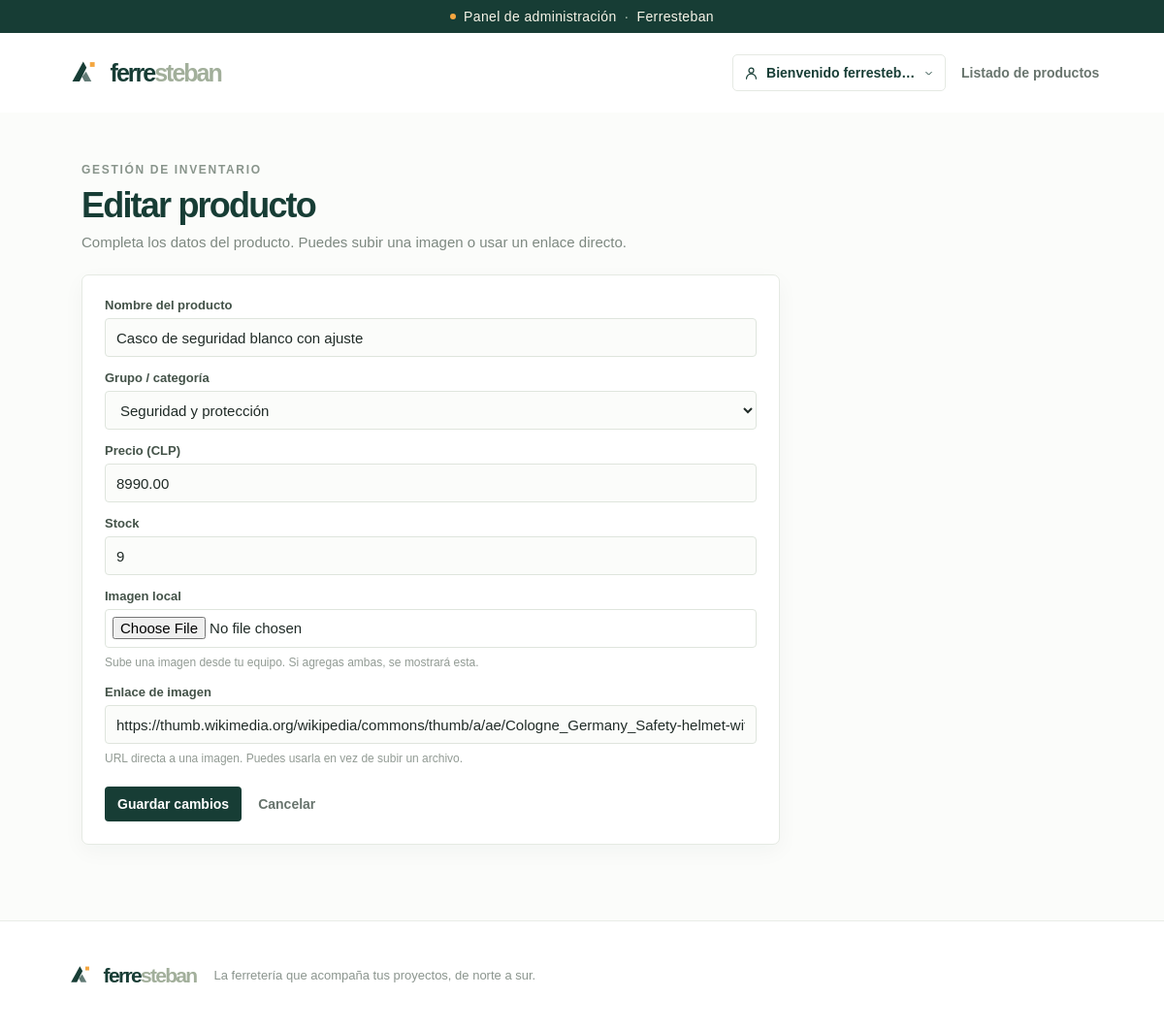
/productos/panel-administrador/productos/34/editar/ (signed in), run on an earlier commit of the app's database.
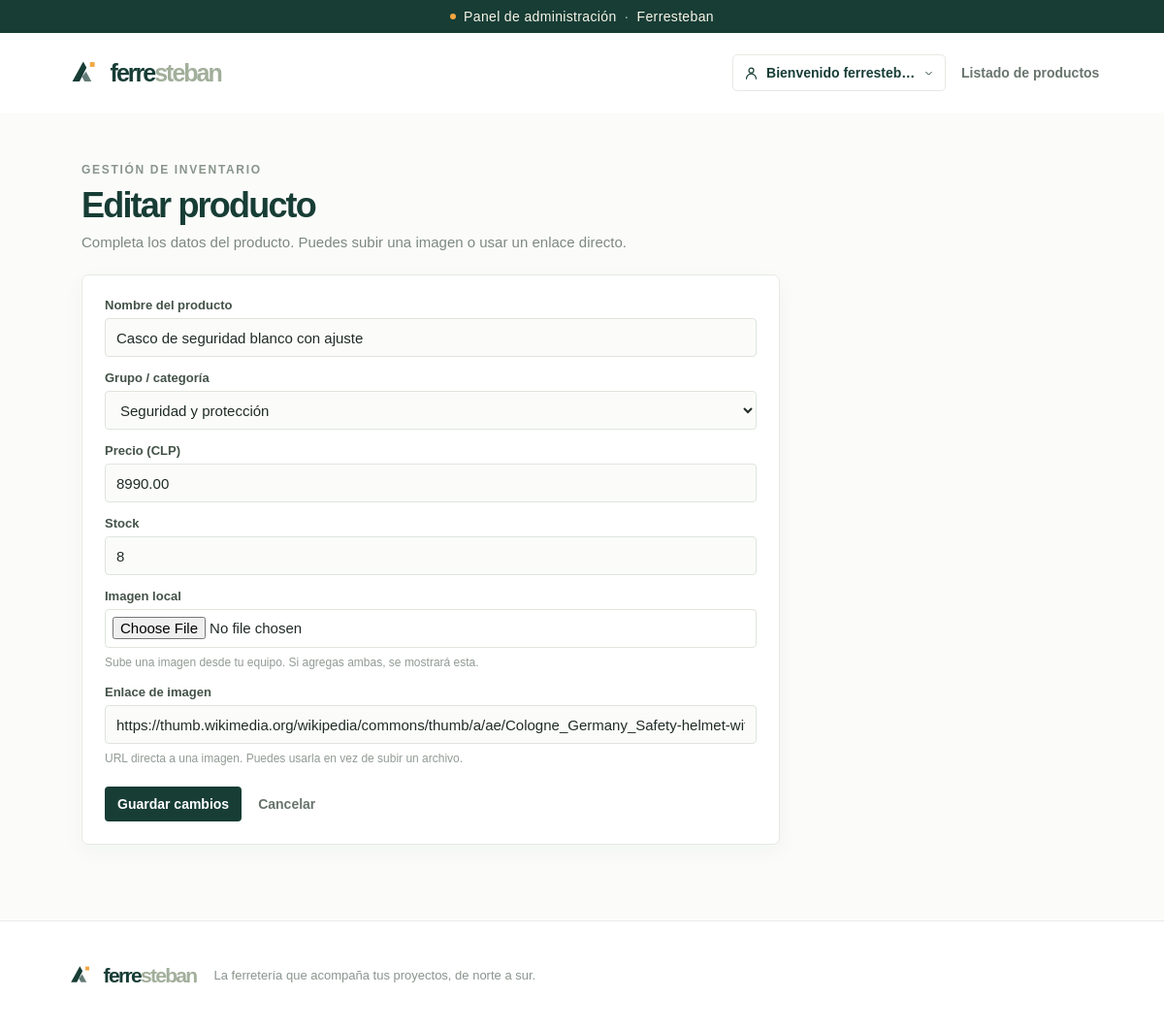
And on a later commit of the database.
### productos/models.py (models this page shows, shortened)
class Producto(models.Model):
    nombre = models.CharField(max_length=255)
    categoria = models.ForeignKey(Categoria, on_delete=models.CASCADE)
    precio = models.DecimalField(max_digits=10, decimal_places=2)
    stock = models.IntegerField()
    imagen_archivo = models.ImageField(
        upload_to='productos/',
        blank=True,
        verbose_name='Imagen local',
        help_text='Sube una imagen desde tu equipo. Si agregas ambas, se mostrará esta.',
    )
    imagen_url = models.URLField(
        max_length=2048,
        blank=True,
        verbose_name='Enlace de imagen',
        help_text='URL directa a una imagen. Puedes usarla en vez de subir un archivo.',
    )
    imagen_fuente_url = models.URLField(
        max_length=2048,
        blank=True,
        verbose_name='Fuente de la imagen',
        help_text='Página de origen de la imagen (opcional).',
    )
    imagen_credito = models.TextField(
        blank=True,
        verbose_name='Crédito de la imagen',
        help_text='Autor y licencia de la imagen, cuando corresponda.',
    )
    creado_en = models.DateTimeField(default=timezone.now)

### productos/views.py (the view)
# urls.py: path('panel-administrador/productos/<int:product_id>/editar/', views.admin_product_edit, name='admin_product_edit'),
@_staff_required
@require_http_methods(['GET', 'POST'])
def admin_product_edit(request, product_id):
    product = get_object_or_404(Producto, pk=product_id)
    form_data = request.POST if request.method == 'POST' else None
    form = ProductoAdminForm(
        form_data,
        request.FILES or None,
        instance=product,
    )
    if request.method == 'POST' and form.is_valid():
        form.save()
        messages.success(request, 'Producto modificado correctamente')
        return redirect('admin_product_list')
    return render(request, 'productos/admin_product_form.html', {
        'form': form,
        'title': 'Editar producto',
        'submit_label': 'Guardar cambios',
        'product': product,
    })

### productos/forms.py (shortened to what this page needs)
class ProductoAdminForm(forms.ModelForm):
    class Meta:
        model = Producto
        fields = (
            'nombre',
            'categoria',
            'precio',
            'stock',
            'imagen_archivo',
            'imagen_url',
        )
        labels = {
            'nombre': 'Nombre del producto',
            'categoria': 'Grupo / categoría',
            'precio': 'Precio (CLP)',
            'stock': 'Stock',
            'imagen_archivo': 'Imagen local',
            'imagen_url': 'Enlace de imagen',
        }

### productos/models.py (called while the page is built)
    def __str__(self):
        return self.nombre

### productos/views.py (called while the page is built)
def _staff_required(view_func):
    return login_required(login_url='account')(
        user_passes_test(
            lambda user: user.is_staff,
            login_url='index',
        )(view_func)
    )

### productos/templates/productos/admin_product_form.html (shortened to what this page needs)
{% load static %}
<!DOCTYPE html>
<html lang="es">
<head>
  <link rel="stylesheet" href="{% static 'productos/catalogo.css' %}">
</head>
<body>
  <div class="announcement"><span class="announcement__spark" aria-hidden="true"></span> Panel de administración <span class="announcement__separator">·</span> Ferresteban</div>
  <header class="site-header account-header">
    <a class="brand" href="{% url 'index' %}" aria-label="Ferresteban, inicio">
      <span class="brand__mark" aria-hidden="true">
        <svg viewBox="0 0 40 40" fill="none"><path d="M8 29.5 19.8 8l3.6 6.6L15.8 29.5H8Z" fill="currentColor"/><path d="m22.8 18.6 5.9 10.9h-7.5l-2.7-5 4.3-5.9Z" fill="currentColor" opacity=".68"/><path d="M27.1 8.5h5.1v5.1h-5.1z" fill="#F4A640"/></svg>
      </span>
      <span class="brand__name">ferre<span>steban</span></span>
    </a>
    <div class="header-actions">
      {% include "productos/_account_menu.html" %}
      <a class="account-header__back" href="{% url 'admin_product_list' %}">Listado de productos</a>
    </div>
  </header>
  <main class="admin-page">
    <div class="admin-page__intro">
      <p class="eyebrow eyebrow--muted">GESTIÓN DE INVENTARIO</p>
      <h1>{{ title }}</h1>
      <p>Completa los datos del producto. Puedes subir una imagen o usar un enlace directo.</p>
    </div>
    <section class="account-card admin-form-card">
      <form method="post" enctype="multipart/form-data">
        {% include "productos/_account_form_fields.html" with form=form %}
        <div class="account-form__actions">
          <button class="button button--primary" type="submit">{{ submit_label }}</button>
          <a class="account-form__cancel" href="{% url 'admin_product_list' %}">Cancelar</a>
        </div>
      </form>
    </section>
  </main>
  <footer class="site-footer">
    <a class="brand brand--footer" href="{% url 'index' %}" aria-label="Ferresteban, inicio">
      <span class="brand__mark" aria-hidden="true"><svg viewBox="0 0 40 40" fill="none"><path d="M8 29.5 19.8 8l3.6 6.6L15.8 29.5H8Z" fill="currentColor"/><path d="m22.8 18.6 5.9 10.9h-7.5l-2.7-5 4.3-5.9Z" fill="currentColor" opacity=".68"/><path d="M27.1 8.5h5.1v5.1h-5.1z" fill="#F4A640"/></svg></span>
      <span class="brand__name">ferre<span>steban</span></span>
    </a>
    <p>La ferretería que acompaña tus proyectos, de norte a sur.</p>
  </footer>
</body>
</html>

### productos/templates/productos/_account_form_fields.html (shortened to what this page needs)
{% for field in form %}
<div class="account-field">
  <label for="{{ field.id_for_label }}">{{ field.label }}</label>
  {{ field }}
  {% if field.help_text %}<div class="account-field__help">{{ field.help_text|safe }}</div>{% endif %}
</div>
{% endfor %}

What changed in the data, as far as the page shows it:
changed Producto "Casco de seguridad blanco con ajuste": stock "9" → "8"
